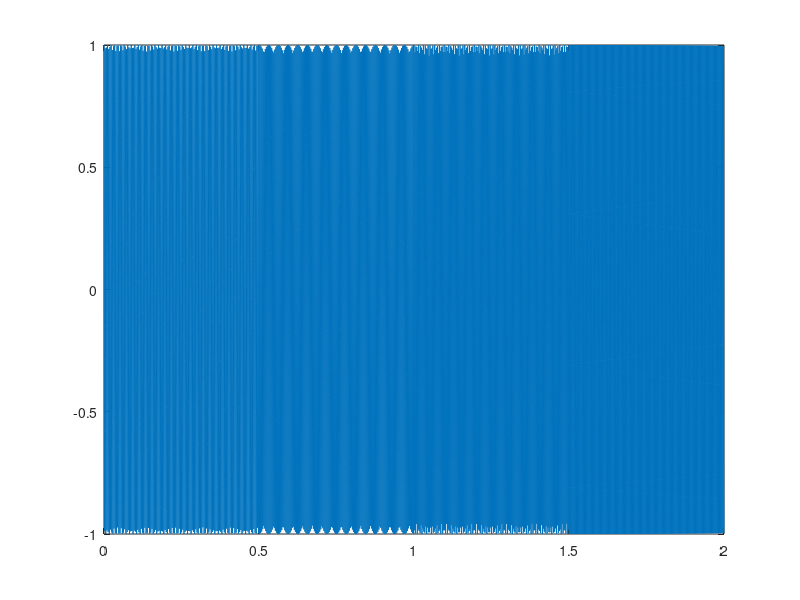
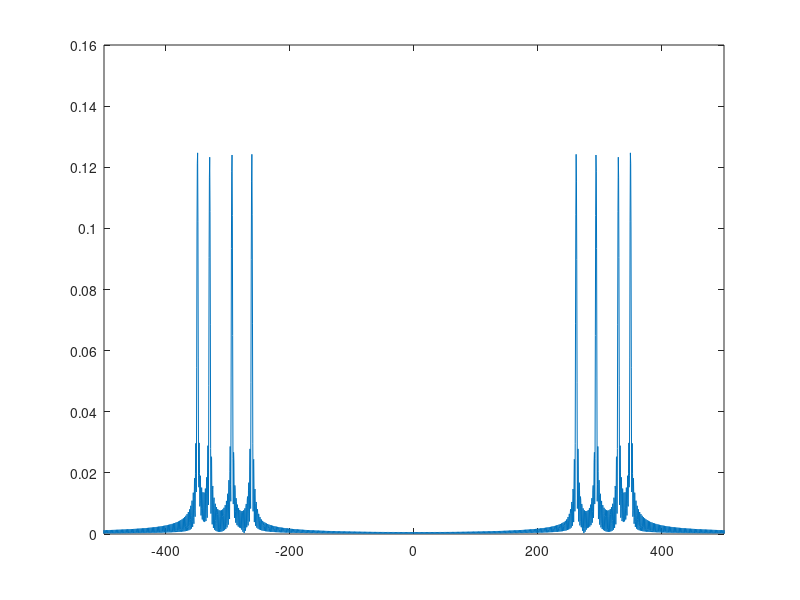
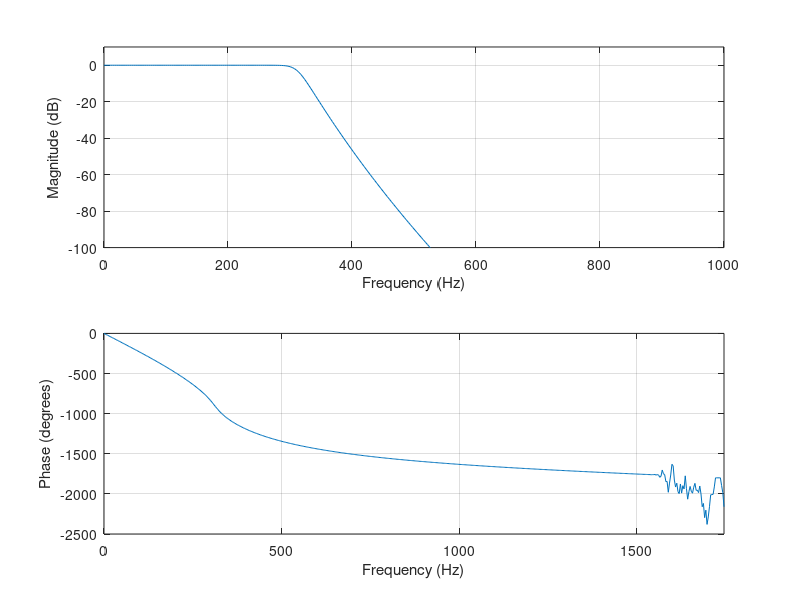
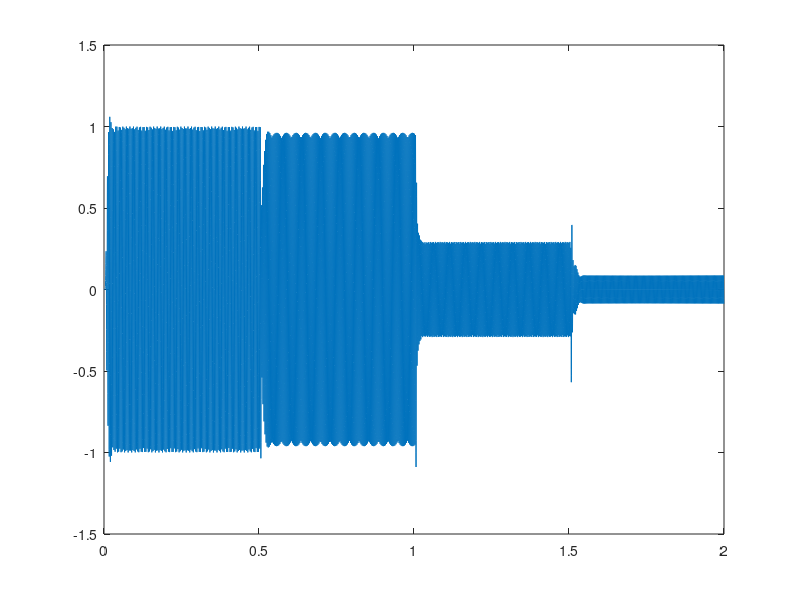

The MATLAB source for these figures, in order:
%Step 1

f0 = 440;
alpha = 2^(1/12);
fDO = f0*(alpha^-9)
fRE = f0*(alpha^-7)
fMI = f0*(alpha^-5)
fFA = f0*(alpha^-4)

fs = round(10 * max([fDO, fRE, fMI, fFA]))

frmsz=round(0.5*fs);
t=(0:1:frmsz-1)*(1/fs);
x1t=cos(2*pi*fDO*t);
x2t=cos(2*pi*fRE*t);
x3t=cos(2*pi*fMI*t);
x4t=cos(2*pi*fFA*t);


% Step 2
xt=[x1t,x2t,x3t,x4t];
audiowrite("signal.wav",xt,fs);
sound(xt, fs)


% Step 3
frmsz=frmsz*4;
t=(0:1:frmsz-1)*(1/fs);
plot(t,xt)


% Step 4
E_xt = sum(abs(xt).^2)*(1/frmsz)


% Step 5
Xf = fftshift(fft(xt,frmsz)) / frmsz;


% Step 6
f = (-(frmsz/2):1:(frmsz/2)-1)*(fs/frmsz);
figure;
plot(f, abs(Xf))
xlim([-500 500])


% Step 7
E_Xf = sum((abs(Xf).^2))



%%% Low-Pass Filter %%%



% Step 8
a = 0;
b = 0;
order = 20;
fc = (fRE + fMI) / 2                % cut-off frequency = 311.65 Hz
[b,a]= butter(order, fc / (fs/2));


% Step 9
figure;
freqz(b,a,[],fs)
subplot(2,1,1)
xlim([0 1000])
ylim([-100 10])


% Step 10
y1t = filter(b,a,xt);


% Step 11
audiowrite("lowpassfiltered.wav", y1t, fs)
sound(y1t, fs)


% Step 12
figure;
plot(t, y1t)


% Step 13
E_y1t = sum((abs(y1t).^2)) * (1/frmsz)


% Step 14
Y1f = fftshift(fft(y1t,frmsz)) / frmsz;


% Step 15
figure;
plot(f, abs(Y1f))
xlim([-500 500])


% Step 16
E_Y1f = sum((abs(Y1f).^2))

